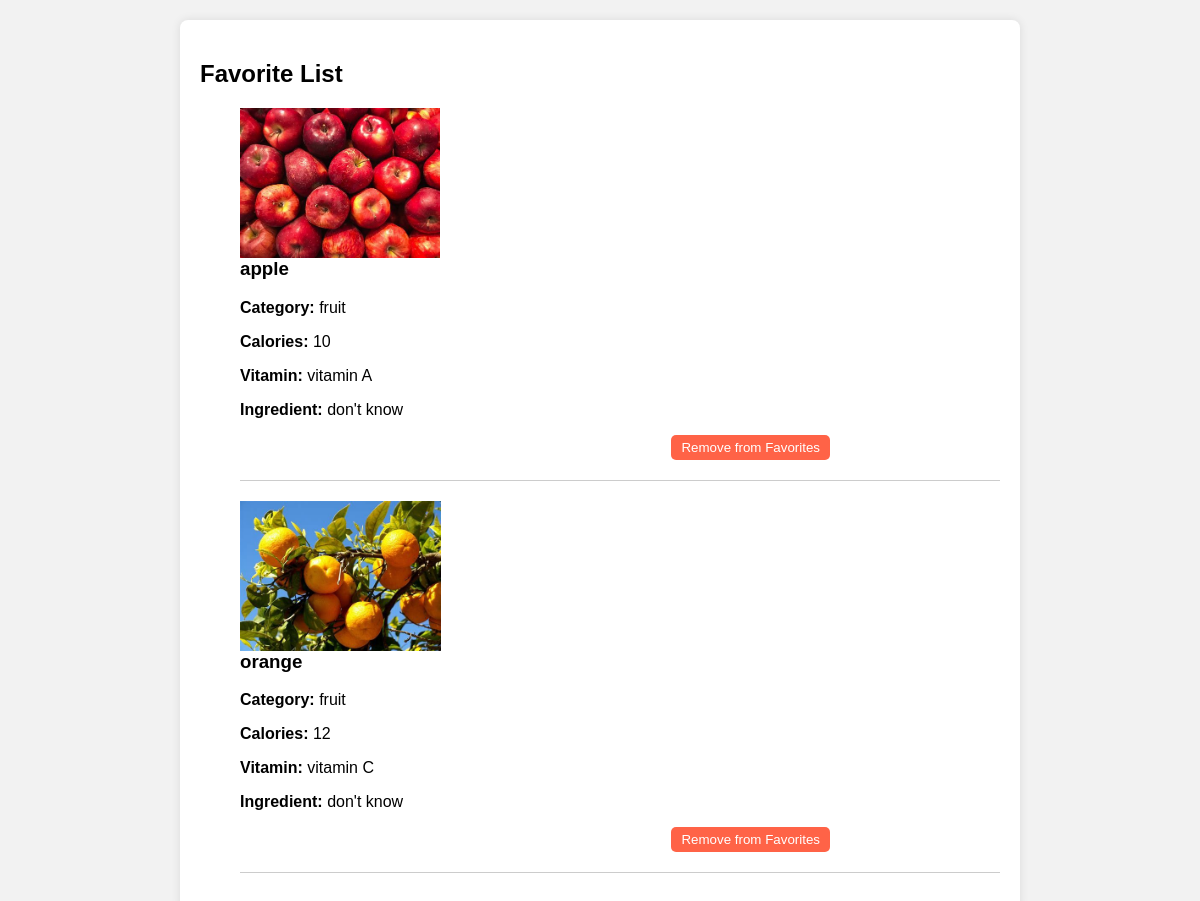
The app's page /favorite_list/ (signed in) with its own data.
### first_app/models.py (models this page shows, shortened)
class Person(models.Model):
    GENDER_CHOICES = (
        ('M', 'Male'),
        ('F', 'Female'),
        ('O', 'Other'),
    )
    name = models.CharField(max_length=100,unique=True)
    age = models.IntegerField()
    email = models.EmailField()
    gender = models.CharField(max_length=1, choices=GENDER_CHOICES)
    phone_no = models.CharField(max_length=20)
    password=models.CharField(max_length=20)

class Item(models.Model):
    CATEGORY_CHOICES = (
        ('F','fruit'),
        ('V','vegetable'),
        ('J','junk_food'),
    )
    VITAMIN_CHOICES = (
        ('A','vitamin A'),
        ('C','vitamin C'),
        ('D','vitamin D'),
        ('E','vitamin E'),
        ('K','vitamin K'),
        ('B1','thiamine'),
        ('B2','riboflavin'),
        ('B3','niacin'),
        ('B6','pyridoxine'),
        ('B12','cyanocobalamin'),
        ('B5','Pantothenic acid'),
        ('B7','Biotin '),
        ('B9','Folate'),
    )
    item_name = models.CharField(max_length=100)
    category = models.CharField(max_length=1,choices=CATEGORY_CHOICES)
    calories = models.IntegerField()
    vitamin = models.CharField(max_length=10,choices=VITAMIN_CHOICES)
    ingredient = models.CharField(max_length=100)
    image = models.ImageField()

### first_app/views.py (the view)
# urls.py: path('favorite_list/',views.favorite_list,name='favorite_list'),
def favorite_list(request):
    current_user = request.session['username']
    if current_user is not None:
        current_person = Person.objects.get(name=current_user)
        favorite_items = Favorite_list.objects.filter(pr_name = current_person)
        item_details = []
        for favorite_item in favorite_items:
            image_url = favorite_item.item_id.image.url if favorite_item.item_id.image else ''
            image_url = image_url.replace('/item_images/item_images/', '/item_images/')
            item_details.append({
                'pr_name': favorite_item.pr_name,
                'item_name': favorite_item.item_id.item_name,
                'category': favorite_item.item_id.get_category_display(),
                'calories': favorite_item.item_id.calories,
                'vitamin': favorite_item.item_id.get_vitamin_display(),
                'ingredient': favorite_item.item_id.ingredient,
                'image_url': image_url
            })
        return render(request, 'favorite_list.html', {'items': item_details})

### templates/favorite_list.html (shortened to what this page needs)
<!DOCTYPE html>
<html lang="en">
<head>
</head>
<body>
    <div class="container">
        <h2>Favorite List</h2>
        <ul>
            {% for item in items %}
            <li class="item">
                <img src="{{ item.image_url }}" alt="{{ item.item_name }}">
                <div class="item-details">
                    <h3>{{ item.item_name }}</h3>
                    <p><strong>Category:</strong> {{ item.category }}</p>
                    <p><strong>Calories:</strong> {{ item.calories }}</p>
                    <p><strong>Vitamin:</strong> {{ item.vitamin }}</p>
                    <p><strong>Ingredient:</strong> {{ item.ingredient }}</p>
                    <form action="{% url 'remove_from_favorites' %}" method="post">
                        <button type="submit" class="remove-btn">Remove from Favorites</button>
                    </form>
                </div>
            </li>
            {% endfor %}
        </ul>
    </div>
</body>
</html>

### templates/favorite_list.html (style rules this page uses)
body { font-family: Arial, sans-serif; margin: 0; padding: 0; background-color: #f2f2f2; }
.container { max-width: 800px; margin: 20px auto; padding: 20px; background-color: #fff; border-radius: 8px; box-shadow: 0 0 10px rgba(0, 0, 0, 0.1); }
.item { list-style: none; margin-bottom: 20px; border-bottom: 1px solid #ccc; padding-bottom: 20px; overflow: hidden; }
.item img { float: left; margin-right: 20px; max-height: 150px; width: auto; }
.item-details { float: left; width: calc(100% - 170px); }
.item-details h3 { margin-top: 0; }
.remove-btn { float: right; background-color: #ff6347; color: #fff; border: none; padding: 5px 10px; border-radius: 5px; cursor: pointer; }

### records on screen
Person: item_name (picture), item_name "apple", category "fruit", calories "10", vitamin "vitamin A", ingredient "don't know", item_name "orange", calories "12", vitamin "vitamin C"
